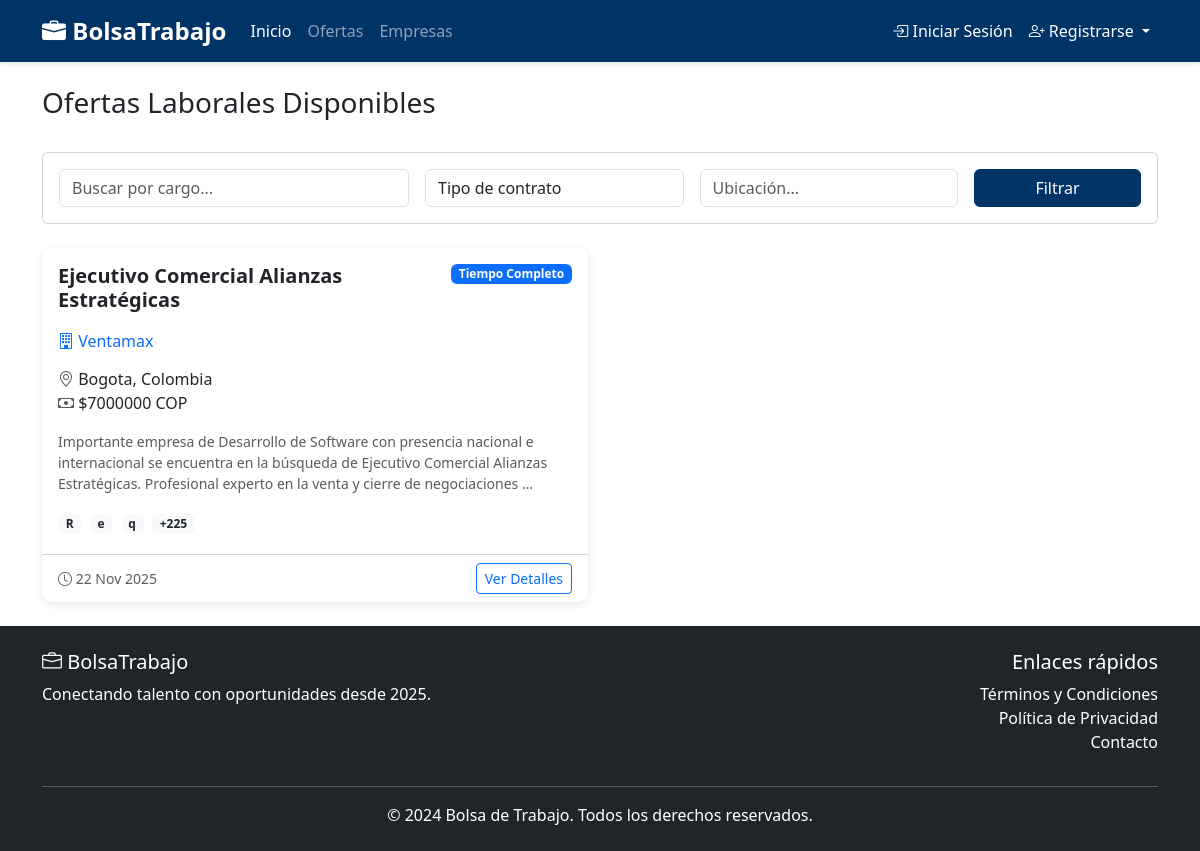
Screenshot of /jobs/ with the database file from the repository.
### jobs/models.py (models this page shows, shortened)
class JobOffer(models.Model):
    CONTRACT_TYPES = (
        ('full_time', 'Tiempo Completo'),
        ('part_time', 'Medio Tiempo'),
        ('freelance', 'Freelance'),
        ('internship', 'Pasantía'),
    )
    company = models.ForeignKey(Company, on_delete=models.CASCADE)
    title = models.CharField(max_length=200)
    description = models.TextField()
    requirements = models.TextField()
    contract_type = models.CharField(max_length=20, choices=CONTRACT_TYPES)
    location = models.CharField(max_length=100)
    salary = models.DecimalField(max_digits=10, decimal_places=2, blank=True, null=True)
    is_active = models.BooleanField(default=True)
    created_at = models.DateTimeField(auto_now_add=True)
    updated_at = models.DateTimeField(auto_now=True)

### users/models.py (models this page shows, shortened)
class Company(models.Model):
    user = models.OneToOneField(User, on_delete=models.CASCADE)
    company_name = models.CharField(max_length=100)
    description = models.TextField(blank=True)
    contact_email = models.EmailField()
    website = models.URLField(blank=True)
    logo = models.ImageField(upload_to='company_logos/', blank=True, null=True)

### jobs/views.py (the view)
# urls.py: path('', views.job_list, name='job_list'),
def job_list(request):
    jobs = JobOffer.objects.filter(is_active=True).select_related('company')
    return render(request, 'jobs/job_list.html', {'jobs': jobs})

### templates/jobs/job_list.html (shortened to what this page needs)
{% extends 'base.html' %}
{% block content %}
<div class="container mt-4">
    <div class="row">
        <div class="col-12">
            <div class="d-flex justify-content-between align-items-center mb-4">
                <h1 class="h3">Ofertas Laborales Disponibles</h1>
            </div>
        </div>
    </div>
    <div class="row mb-4">
        <div class="col-12">
            <div class="card">
                <div class="card-body">
                    <div class="row g-3">
                        <div class="col-md-4">
                            <input type="text" class="form-control" placeholder="Buscar por cargo...">
                        </div>
                        <div class="col-md-3">
                            <select class="form-control">
                                <option value="">Tipo de contrato</option>
                            </select>
                        </div>
                        <div class="col-md-3">
                            <input type="text" class="form-control" placeholder="Ubicación...">
                        </div>
                        <div class="col-md-2">
                            <button class="btn btn-primary w-100">Filtrar</button>
                        </div>
                    </div>
                </div>
            </div>
        </div>
    </div>
    <div class="row">
        {% for job in jobs %}
        <div class="col-lg-6 mb-4">
            <div class="card job-card h-100">
                <div class="card-body">
                    <div class="d-flex justify-content-between align-items-start mb-3">
                        <h5 class="card-title fw-bold">{{ job.title }}</h5>
                        <span class="badge bg-primary">{{ job.get_contract_type_display }}</span>
                    </div>
                    <h6 class="card-subtitle mb-3 text-primary">
                        <i class="bi bi-building"></i> {{ job.company.company_name }}
                    </h6>
                    <p class="card-text">
                        <i class="bi bi-geo-alt text-muted"></i> {{ job.location }}<br>
                        {% if job.salary %}
                        <i class="bi bi-cash text-muted"></i> ${{ job.salary|floatformat:0 }} COP<br>
                        {% endif %}
                    </p>
                    <p class="card-text small text-muted">
                        {{ job.description|truncatewords:30 }}
                    </p>
                    <div class="mt-3">
                        {% for requirement in job.requirements|slice:":3" %}
                            <span class="badge bg-light text-dark me-1 mb-1">{{ requirement }}</span>
                        {% endfor %}
                        {% if job.requirements|length > 3 %}
                            <span class="badge bg-light text-dark">+{{ job.requirements|length|add:"-3" }}</span>
                        {% endif %}
                    </div>
                </div>
                <div class="card-footer bg-transparent">
                    <div class="d-flex justify-content-between align-items-center">
                        <small class="text-muted">
                            <i class="bi bi-clock"></i> {{ job.created_at|date:"d M Y" }}
                        </small>
                        <a href="{% url 'job_detail' job.id %}" class="btn btn-outline-primary btn-sm">
                            Ver Detalles
                        </a>
                    </div>
                </div>
            </div>
        </div>
        {% endfor %}
    </div>
</div>
{% endblock %}

### templates/base.html (style rules this page uses)
.job-card { transition: transform 0.2s; border: none; box-shadow: 0 2px 10px rgba(0,0,0,0.1); border-radius: 10px; }
.btn-primary { background-color: #003366; border-color: #003366; font-weight: 500; }

### rows the page displays
JobOffer: title "Ejecutivo Comercial Alianzas Estratégicas", contract_type "Tiempo Completo", company.company_name "Ventamax", location "Bogota, Colombia", salary "7000000", description "Importante empresa de Desarrollo de Software con presencia nacional e internacional se encuentra en la búsqueda de Ejecutivo Comercial Alianzas Estratégicas. Profesional experto en la venta y cierre de negociaciones …", requirements "R" "e" "q", requirements|length "225", created_at "22 Nov 2025"
